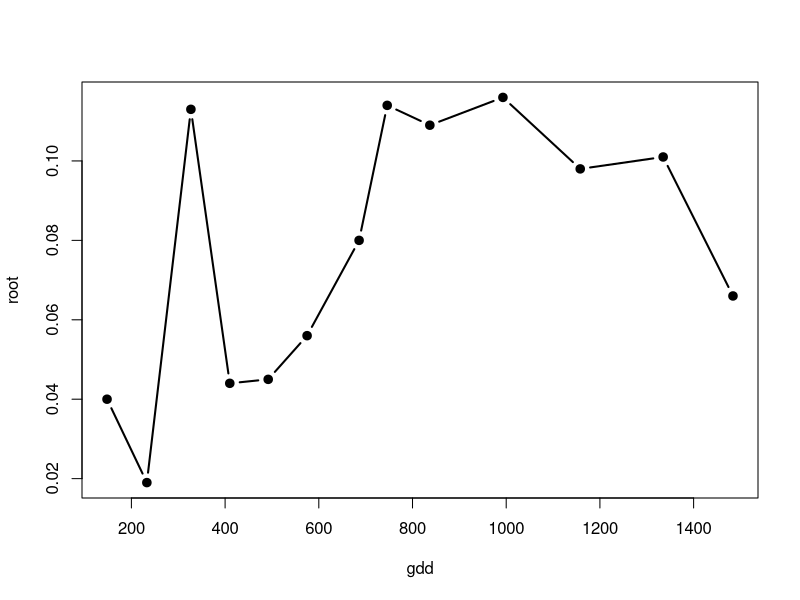
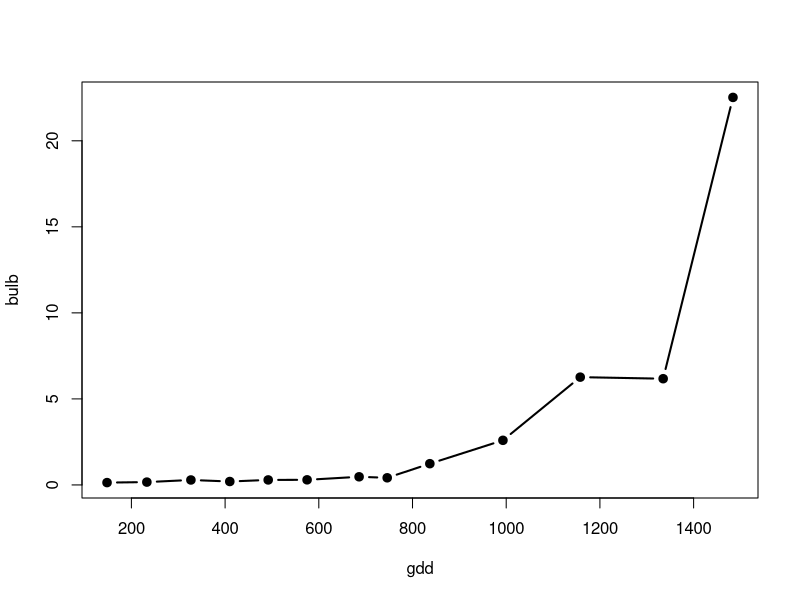
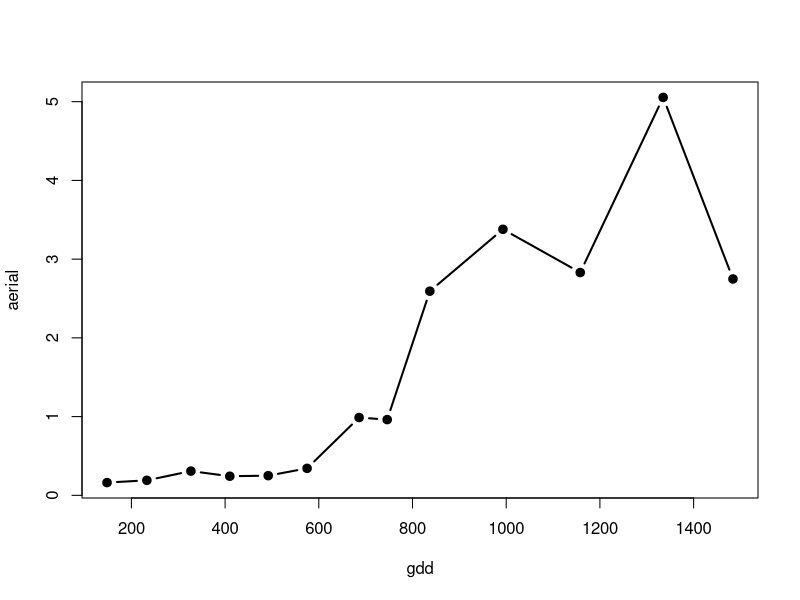
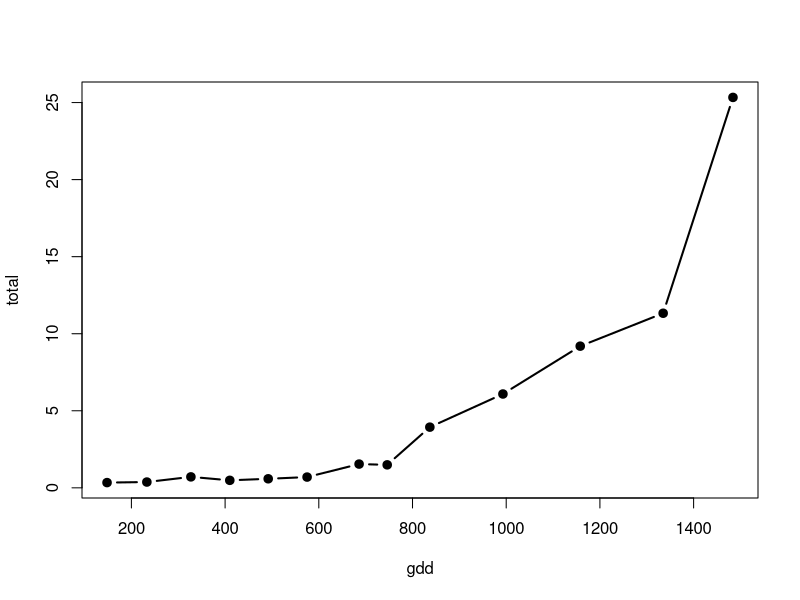
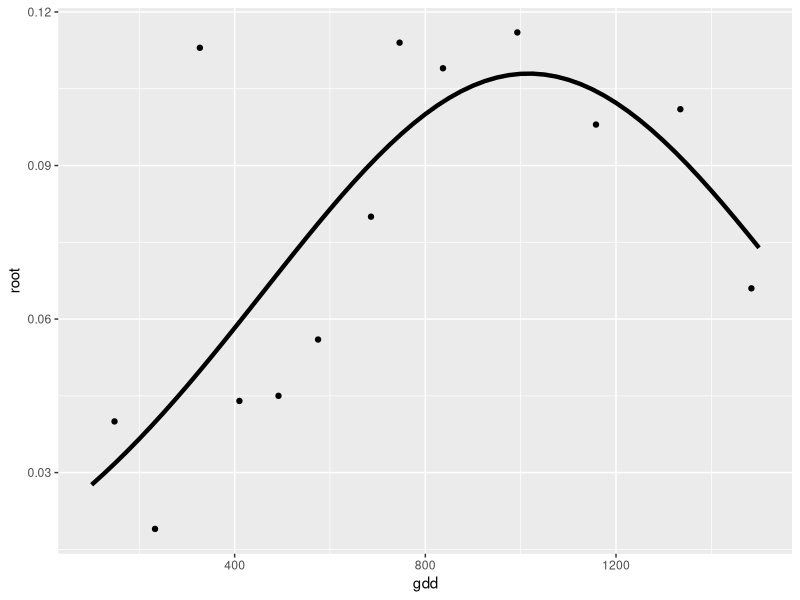
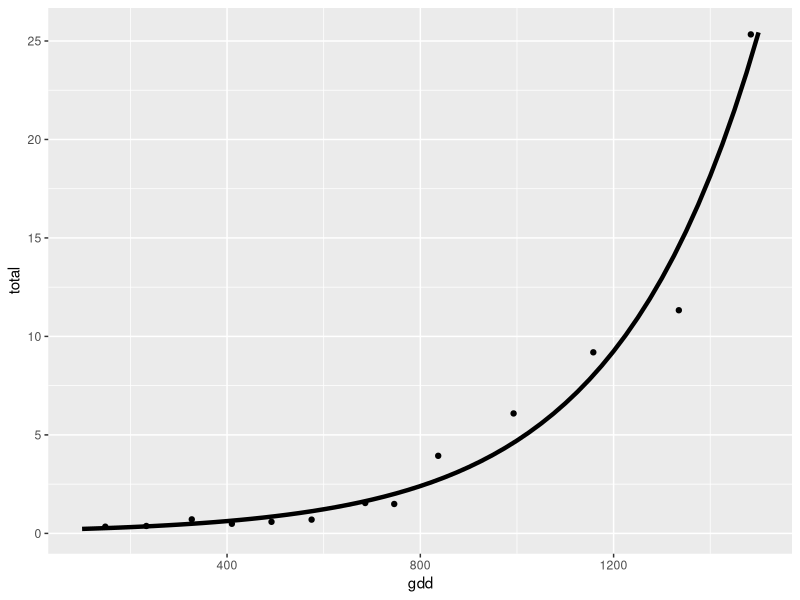

The R source for these figures, in order:
## ---- chunk 1
knitr::opts_chunk$set(echo = TRUE)
## ---- chunk 2

# Note that for this example, we will keep the tools to those that are available in the base package

library(tidyverse)

## ---- chunk 3

dap <- c(11, 18, 26, 33, 40, 47, 56, 61, 69, 82, 96, 111, 124)
gdd <- c(148, 233, 327, 410, 492, 575, 686, 746, 837, 993, 1158, 1335, 1484)
root <- c(0.04, 0.019, 0.113, 0.044, 0.045, 0.056, 0.08, 0.114, 0.109, 0.116, 0.098, 0.101, 0.066)
bulb <- c(0.137, 0.166, 0.289, 0.2, 0.292, 0.298, 0.474, 0.416, 1.236, 2.594, 6.265, 6.174, 
22.521)
aerial <- c(0.162, 0.191, 0.308, 0.243, 0.25, 0.343, 0.988, 0.962, 2.593, 3.379, 2.83, 5.054,
2.748)
total <- c(0.34, 0.376, 0.711, 0.487, 0.587, 0.698, 1.542, 1.492, 3.938, 6.089, 9.193, 11.329,
25.334)

alvara <- data.frame(dap, gdd, root, bulb, aerial, total)

## ---- chunk 4

## The predictive factor is growing degree days, assuming that best explains the overall growth and development

with(alvara, plot(x=gdd, y=root, type="b", lty=1, lwd=2, pch=19, col="black"))
with(alvara, plot(x=gdd, y=bulb, type="b", lty=1, lwd=2, pch=19, col="black"))
with(alvara, plot(x=gdd, y=aerial, type="b", lty=1, lwd=2, pch=19, col="black"))
with(alvara, plot(x=gdd, y=total, type="b", lty=1, lwd=2, pch=19, col="black"))

## ---- chunk 5

## Variable = root dry weight
## nls = nonlinear least squares
## start=list() provides the input to define the initial starting values for the parameters

regnl1 <- nls(root ~ alpha * exp(-beta*(gdd-gamma)^2), 
              start=list(alpha = 0.15, beta = 0.0000002, gamma = 900), trace=TRUE, data=alvara)

summary(regnl1)

## Predictions

regnl_pred <- predict(regnl1, data.frame(gdd=seq(100,1500,25)))

## Database of predictions over a range of gdds

predictions <- data.frame(gdd=seq(100,1500,25), pred=regnl_pred)

## Graphically

ej1 <- ggplot() 
ej1 +
  geom_point(data=alvara, aes(x=gdd, y=root)) +
  geom_line(data=predictions, aes(x=gdd, y=pred), lty=1, lwd=1.5)
               
## ---- chunk 6

## Variable = total dry weight 

regnl2 <- nls(total ~ x0 * exp(k * gdd), start = list(x0=0.5, k=0.0002), trace=TRUE, data=alvara)
summary(regnl2)

## Predictions

regn2_pred <- predict(regnl2, data.frame(gdd=seq(100,1500,25)))

## Database of predictions

predictions <- data.frame(gdd=seq(100,1500,25), pred=regn2_pred)

## Graphically

ej2 <- ggplot() 
ej2 +
  geom_point(data=alvara, aes(x=gdd, y=total)) +
  geom_line(data=predictions, aes(x=gdd, y=pred), lty=1, lwd=1.5)

